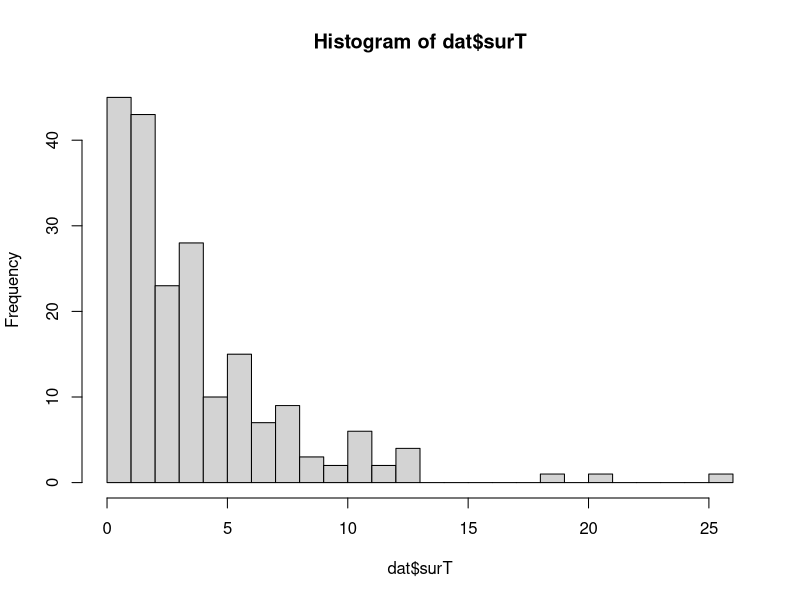

This figure's R source:
## ---- chunk 1
library(mvtnorm)
library(survival)
## ---- chunk 2
# Here we use parametric model to simulate data with survival time,
# assuming survival time is exponentially distributed. 
# We first simulate the mean of exponential from linear combinations
# of variables, and then simulate survival time. 
# T\sim 1/u*exp(-t/u), and the true model is:
# log(T) = \mu + e = b0 + Xb + e
# @param b: vector of length (p+1) for true effect size, include intercept.
# @param X: variable matrix of size n by p. 
# @param status: censoring status. 1 = censored, 2 = event observed. 
sim_dat <- function(b, X){
  n = nrow(X)
  p = ncol(X)
  mu <- exp(cbind(rep(1,n), X) %*% b)
  surT <- rexp(n, rate = 1/mu)
  dat <- data.frame(cbind(surT, X))
  x.name <- unlist(lapply(1:p, function(i) paste0("x", i)))
  names(dat) = c("surT", x.name)
  dat$status <- rep(2, n)
  return(dat)
}

## ---- chunk 3
set.seed(1)
n = 200
b = c(1,0.1)
X = as.matrix(rnorm(n, mean = 3, sd = 2))
dat = sim_dat(b, X)

Xc = X - mean(X)
X.sd = (X - mean(X))/sd(X)
sd = sd(X)
print(sd)
## ---- chunk 4
hist(dat$surT, breaks = 20)
## ---- chunk 5
## Create  survival object. status == 2 is death
dat$y <- with(dat, Surv(surT, status == 2))
# Fit cox ph. Cox ph model with select multiple significant predictors..
cox1 <- coxph(y ~ x1, data =  dat)
cox2 <- coxph(dat$y ~ X.sd)
cox3 <- coxph(dat$y ~ Xc)
## ---- chunk 6
coef(cox1)
coef(cox2)
coef(cox3)
